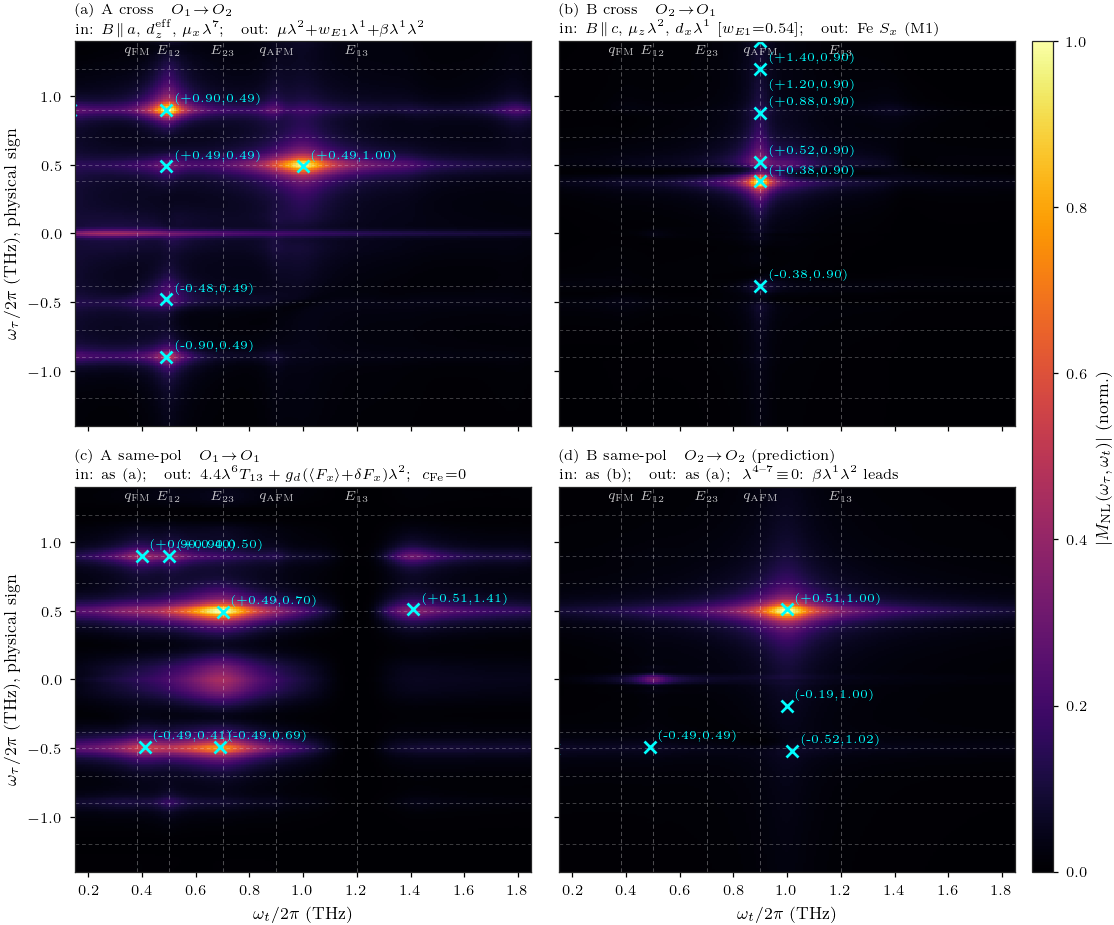

Write the Python code that produced this figure.
import numpy as np, h5py, json
from scipy.ndimage import gaussian_filter, maximum_filter, median_filter
import matplotlib; matplotlib.use("Agg"); import matplotlib.pyplot as plt
from matplotlib.colors import PowerNorm
SCALE=2*np.pi/4.135667696
BASE="tfo_project/tmfeo3_2dcs_final"; OUT="tfo_project/paper/data"
E=[0.0,2.067834,4.9628]
MODES=[("qFM",0.38),("E12",0.50),("E23",0.70),("qAFM",0.90),("E13",1.20)]
def load(run,sp,l):
    with h5py.File(f"{BASE}/{run}/sample_0/pump_probe_spectroscopy.h5") as f:
        t=f['/reference/times'][:]; tau=f['/tau_scan/tau_values'][:]
        M0=f[f'/reference/M_global_{sp}'][:,l]
        M=np.zeros((len(tau),len(t)))
        for i in range(len(tau)):
            g=f[f'/tau_scan/tau_{i}']
            M[i]=g[f'M01_global_{sp}'][:,l]-g[f'M1_global_{sp}'][:,l]-M0
    return t,tau,M
def spec(t,tau,M,samepol=False,subtract=True):
    tm=t>=3.0
    if samepol:
        tk=t[tm]; at=np.exp(np.log(0.03)*((tk-tk[0])/(tk[-1]-tk[0]))**2)
        atau=np.ones_like(tau); m1=tau>-6; atau[m1]=0.5*(1-np.cos(np.pi*(-tau[m1])/6))
        m2=tau<-110; atau[m2]=0.5*(1-np.cos(np.pi*(120+tau[m2])/10))
    else:
        at=np.hanning(2*tm.sum())[tm.sum():]; atau=np.hanning(2*len(tau))[:len(tau)]
    Md=((M[:,tm]-M[:,tm].mean(axis=0,keepdims=True)) if subtract else M[:,tm])*atau[:,None]*at[None,:]
    wt=np.fft.fftshift(np.fft.fftfreq(tm.sum(),t[1]-t[0]))*SCALE
    wta=np.fft.fftshift(np.fft.fftfreq(len(tau),tau[1]-tau[0]))*SCALE
    mx=(wt>0.12)&(wt<1.9); my=(np.abs(wta)<1.6)
    A=gaussian_filter(np.abs(np.fft.fftshift(np.fft.fft2(Md)))[np.ix_(my,mx)],sigma=(1,0.5))
    return wt[mx],-wta[my],A
def blind(wtb,wTb,A,amp_min=0.05):
    B=A.copy(); B[np.abs(wTb)<0.18,:]=0   # census keeps the published exclusion zone; the DISPLAY retains the row
    dy=abs(wTb[1]-wTb[0]); dx=abs(wtb[1]-wtb[0]); n=B.max()
    ismax=(B==maximum_filter(B,size=(int(0.10/dy)|1,int(0.10/dx)|1)))
    bg=median_filter(B,size=(int(0.34/dy)|1,int(0.34/dx)|1))
    ys,xs=np.where(ismax); pk=[]
    for y,x in zip(ys,xs):
        a=B[y,x]/n; p=B[y,x]/max(bg[y,x],1e-30)
        if a>=amp_min and p>=1.5: pk.append((round(float(a),3),round(float(p),1),round(float(wTb[y]),2),round(float(wtb[x]),2)))
    pk.sort(reverse=True); out=[]
    for q in pk:
        if all(abs(q[2]-r[2])>0.09 or abs(q[3]-r[3])>0.09 for r in out): out.append(q)
    return out[:8]
def mix(runs,sp,l,T,samepol=False,subtract=True):
    ws=np.array([1.,0,0]) if T<=0 else np.array([np.exp(-e/(T*0.086173)) for e in E])
    ws=ws/ws.sum(); tot=None
    for w,r in zip(ws,runs):
        if w<1e-6: continue
        t,tau,M=load(r,sp,l); tot=w*M if tot is None else tot+w*M
    return spec(t,tau,tot,samepol,subtract)
A2=[f"FINAL_SCENARIO/runs/geomA_{g}" for g in ["gs1","gs2","gs3"]]   # geometry A: ONE drive for both its channels
B =["FINAL_SCENARIO/runs/geomB_gs1"]
S = A2   # same-pol is the SAME experiment as A-cross, only the detected polarization differs
# ---------------------------------------------------------------------------
# The two OUTPUT polarizations, and the full operator each one analyses.
# Tm 4c site mirror m (z->-z):  m_z, d_x EVEN ;  m_x, d_z ODD.
# Time reversal in a real singlet basis puts the MAGNETIC moment purely on
# lambda^{2,5,7}; the ELECTRIC dipole is the T-even complement lambda^{1,3,4,6,8}.
#   P2 = (E||a, H||c)  [A cross, B same-pol] : both operators mirror-EVEN
#        -> m_z: F_z + mu*l2      d_x: l1 AND the diagonals l3, l8 (populations)
#   P1 = (E||c, H||a)  [A same-pol, B cross] : both operators mirror-ODD
#        -> m_x: F_x + l5,l7      d_z: l4, l6      (no diagonal -> no population)
# The P2 population readout is the asymmetry: only that polarization can see
# lambda3/lambda8.  W_E1 is the E1/M1 balance -- an O(1) free parameter that
# the atlas is insensitive to everywhere except the geometry-B rectified line.
W_E1, C3 = 5.264, 0.0   # lambda3 detection REMOVED (user physics call 2026-08-07): no population readout
# ---------------------------------------------------------------------------
panels=[]
# 1. A cross: detect (E||a,H||c) -> F_z + 5.264 l2 + W_E1(l1 + C3 l3) + beta l1 l2
wtb,wTb,a=mix(A2,"SU3",1,10,subtract=False); _,_,b=mix(A2,"SU2",2,10,subtract=False)
_,_,a1=mix(A2,"SU3",0,10,subtract=False); _,_,a3=mix(A2,"SU3",2,10,subtract=False)
# quadratic (hyperpolarizability) emission, allowed because Tm 4c lacks inversion:
# m_z  =  mu*lambda2  +  beta*lambda1*lambda2   -> emits at 2*E12
def quad(runs,T):  # quadratic (hyperpolarisability) channel
    ws=np.array([1.,0,0]) if T<=0 else np.array([np.exp(-e/(T*0.086173)) for e in E]); ws=ws/ws.sum()
    tot=None
    for w,r in zip(ws,runs):
        if w<1e-6: continue
        with h5py.File(f"{BASE}/{r}/sample_0/pump_probe_spectroscopy.h5") as f:
            t=f['/reference/times'][:]; tau=f['/tau_scan/tau_values'][:]
            R=f['/reference/M_local_SU3'][:]; q0=R[:,0]*R[:,1]
            Q=np.zeros((len(tau),len(t)))
            for i in range(len(tau)):
                g=f[f'/tau_scan/tau_{i}']
                A_=g['M01_local_SU3'][:]; B_=g['M1_local_SU3'][:]
                Q[i]=A_[:,0]*A_[:,1]-B_[:,0]*B_[:,1]-q0
        tot=w*Q if tot is None else tot+w*Q
    return spec(t,tau,tot)
_,_,aq=quad(A2,10)
lin=5.264*a+b+W_E1*(a1+C3*a3)
beta=lin[np.argmin(np.abs(wTb-0.90))][np.argmin(np.abs(wtb-0.50))]/aq[np.argmin(np.abs(wTb-0.49))][np.argmin(np.abs(wtb-1.00))]
mz=lin+beta*aq
panels.append(("A cross   DRIVE: B$\\parallel$a$\\,f(t)$ Zeeman on Fe (0.12) + Tm: E$\\parallel$c d$_z^{eff}$3.0$\\lambda^2$, B$\\parallel$a $\\mu_x$0.913$\\lambda^7$ (amp 0.0220)\n"
               "DETECT (E$\\parallel$a,H$\\parallel$c) out: $F_z{\\equiv}$0 + 5.264$\\lambda^2$($m_z$) + %.1f$\\lambda^1$($d_x$) + %.0f$\\lambda^1\\lambda^2$;  NO $\\lambda^{3,8}$,  $T$=10 K"%(W_E1,beta),
               wtb,wTb,mz,"A_cross"))
# 2. B cross: detect m_x = Fe Sx
wtb,wTb,e=mix(B,"SU2",0,0)
panels.append(("B cross   DRIVE: B$\\parallel$c$\\,f(t)$ Zeeman on Fe (0.10) + Tm: B$\\parallel$c $\\mu_z$0.0307$\\lambda^2$, E$\\parallel$a d$_x$($-$0.0165)$\\lambda^1$ [w$_{E1}$=0.54]\nDETECT (E$\\parallel$c,H$\\parallel$a) out: $m_x$ = Fe S$_x$ (M1); Tm $\\lambda^{5,7}{\\equiv}$0 (closure), $\\kappa^B$=0,  $T$=0",wtb,wTb,e,"B_cross"))
# 3. A same-pol: full adopted O1 operator + propagation layer (E13 d=6 both axes; fitted cross-family scales)
# d_z^eff UN-TRUNCATED (adopted 2026-08-08): the ESJ moment is g_d*(<F_x>+dF_x)*lambda2.
# The condensed piece is the old static avatar; the DYNAMICAL piece dF_x*lambda2 radiates
# at qAFM+-E12 = 1.40/0.40 with qAFM delay -- the measured (0.90,~1.4) peak, its (0.50,1.4)
# partner and the 0.40 difference tone (experiment confirms all three).  Condensation-ratio
# correction s=0.42 fitted once; static avatar rebalanced x0.30; c_Fe -> 0 (diagonal bound).
def dynprod(runs,T):  # dF_x*lambda2 product channel, and <F_x> from the reference
    ws=np.array([1.,0,0]) if T<=0 else np.array([np.exp(-e/(T*0.086173)) for e in E]); ws=ws/ws.sum()
    tot=None; fxm=[]
    for w,r in zip(ws,runs):
        if w<1e-6: continue
        with h5py.File(f"{BASE}/{r}/sample_0/pump_probe_spectroscopy.h5") as f:
            t=f['/reference/times'][:]; tau=f['/tau_scan/tau_values'][:]
            R2_=f['/reference/M_global_SU2'][:]; R3_=f['/reference/M_local_SU3'][:]
            fxm.append(np.abs(R2_[:,0]).mean()); q0=R2_[:,0]*R3_[:,1]
            Q=np.zeros((len(tau),len(t)))
            for i in range(len(tau)):
                g=f[f'/tau_scan/tau_{i}']
                Q[i]=g['M01_global_SU2'][:,0]*g['M01_local_SU3'][:,1]-g['M1_global_SU2'][:,0]*g['M1_local_SU3'][:,1]-q0
        tot=w*Q if tot is None else tot+w*Q
    wt_,wT_,Sp=spec(t,tau,tot,True,subtract=False)
    return wt_,wT_,Sp,float(np.mean(fxm))
wtb,wTb,f4=mix(S,"SU3",3,10,True,subtract=False); _,_,f6=mix(S,"SU3",5,10,True,subtract=False)
_,_,f2=mix(S,"SU3",1,10,True,subtract=False)
_,_,fdyn,FXM=dynprod(S,10)
T13c=np.exp(-6.0/(1+((wtb-1.20)/0.05)**2))[None,:]
T13r=np.exp(-6.0/(1+((np.abs(wTb)-1.20)/0.05)**2))[:,None]
CE12=1.488e-4   # g_d emission conversion, calibrated on the (qAFM,E12) peak (pre-split)
Asame_full=(4.4*f6)*T13c*T13r + 0.30*CE12*f2 + 0.42*(CE12/FXM)*fdyn*T13c   # MINIMAL: lambda4 dropped (necessity audit: marginal; d13 bounded <=0.006 by the 1.15 wing)
panels.append(("A same-pol   DRIVE: same single geometry-A pulse as A cross (second analyser on one experiment)\n"
               "DETECT (E$\\parallel$c,H$\\parallel$a) out: (0.006$\\lambda^4$+4.4$\\lambda^6$)$\\times$T$_{13}$ + g$_d$($\\langle F_x\\rangle$+$\\delta F_x$)$\\lambda^2$ (d$_z^{eff}$, un-truncated);  c$_{Fe}$=0;  E$_{13}$ self-abs. (d=6),  $T$=10 K",
               wtb,wTb,Asame_full,"A_same"))
# 4. B same-pol PREDICTION: SAME operator as A cross -- both analyse (E||a,H||c)
wtb,wTb,g_=mix(B,"SU2",2,0); _,_,bl2=mix(B,"SU3",1,0); _,_,bq=quad(B,0)
_,_,bl1=mix(B,"SU3",0,0); _,_,bl3=mix(B,"SU3",2,0)
panels.append(("B same-pol PREDICTION   DRIVE: same single geometry-B pulse as B cross\n"
               "DETECT (E$\\parallel$a,H$\\parallel$c) out: S$_z$($F_z$)+5.264$\\lambda^2$($m_z$)+%.1f$\\lambda^1$($d_x$)+%.0f$\\lambda^1\\lambda^2$;  NO $\\lambda^3$; $\\lambda^{4-7},\\lambda^8{\\equiv}$0,  $T$=0"%(W_E1,beta),
               wtb,wTb,g_+5.264*bl2+W_E1*(bl1+C3*bl3)+beta*bq,"B_same_pred"))
census={"detection_P2":"(E||a,H||c) = F_z + 5.264*l2 (m_z) + W_E1*l1 (d_x) + beta*l1*l2; NO l3/l8 — population readout removed (user physics call 2026-08-07)",
        "detection_P1":"(E||c,H||a) = F_x + l5,l7 (m_x) + 0.006*l4 + 4.4*l6 (d_z); mirror-ODD so no l3/l8 population term",
        "W_E1":W_E1,"C3":C3,
        "beta_note":"beta re-fitted from the observed A-cross parity (E12,2E12)=(qAFM,E12)",
        "anchor_insensitivity":"A-cross observables move by <=0.04 over a 50x range of W_E1 (see p2_operator_fix.py)",
        "drive":"A_Fe=0.12 tied su3=0.02195, dark-mu13","mu13_admixture_pct":0.14}
import sys, os
sys.path.insert(0, os.path.dirname(os.path.abspath(__file__)))
import pubstyle
pubstyle.apply(fontsize=8)
PANEL_TITLES={
 "A_cross":(r"(a)\ A cross\quad $O_1\!\to\!O_2$",
   r"in: $B\!\parallel\!a$, $d_z^{\rm eff}$, $\mu_x\lambda^7$;\quad out: $\mu\lambda^2{+}w_{E1}\lambda^1{+}\beta\lambda^1\lambda^2$"),
 "B_cross":(r"(b)\ B cross\quad $O_2\!\to\!O_1$",
   r"in: $B\!\parallel\!c$, $\mu_z\lambda^2$, $d_x\lambda^1$ [$w_{E1}$=0.54];\quad out: Fe $S_x$ (M1)"),
 "A_same":(r"(c)\ A same-pol\quad $O_1\!\to\!O_1$",
   r"in: as (a);\quad out: $4.4\lambda^6T_{13}+g_d(\langle F_x\rangle{+}\delta F_x)\lambda^2$;\ \ $c_{\rm Fe}$=0"),
 "B_same_pred":(r"(d)\ B same-pol\quad $O_2\!\to\!O_2$ (prediction)",
   r"in: as (b);\quad out: as (a);\ \ $\lambda^{4\text{--}7}\!\equiv\!0$: $\beta\lambda^1\lambda^2$ leads"),
}
import sys, os
sys.path.insert(0, os.path.dirname(os.path.abspath(__file__)))
import pubstyle
pubstyle.apply(fontsize=8)
fig,axs=plt.subplots(2,2,figsize=(7.6,6.4))
last_pc=None
for ax,(ttl,wtb,wTb,A,key) in zip(axs.ravel(),panels):
    taper=1-np.exp(-(((wTb[:,None]/0.25)**2)+((wtb[None,:]/0.25)**2)))
    A=A*taper
    offrow=A[np.ix_(np.abs(wTb)>0.18, wtb>0.25)].max()
    rowsel=np.abs(wTb)<0.10
    rowmax=A[np.ix_(rowsel, wtb>0.25)].max()
    if rowmax>0.45*offrow:
        k=0.45*offrow/rowmax
        blend=1-(1-k)*np.exp(-((wTb[:,None]/0.08)**2))
        A=A*blend
        census[key+"_row_display_scale"]=round(float(k),4)
    pk=blind(wtb,wTb,A); census[key]=pk
    print(f"\n=== {key} ===")
    for a_,p,yy,xx in pk: print(f"   {a_:5.2f} x{p:4.1f}  ({yy:+.2f}, {xx:.2f})")
    Z=A.copy()
    zref=Z[np.ix_(np.abs(wTb)>0.18, wtb>0.25)].max()
    last_pc=ax.pcolormesh(wtb,wTb,np.minimum(Z/zref,1.0),shading="auto",cmap="inferno",
                          norm=PowerNorm(gamma=1.0,vmin=0,vmax=1),rasterized=True)
    pubstyle.mode_guides(ax, ymax=1.4)
    for a_,p,yy,xx in pk[:6]:
        ax.plot(xx,yy,"x",color="cyan",ms=6,mew=1.3)
        dy = -9 if yy > 1.12 else 4
        ax.annotate(f"({yy:+.2f},{xx:.2f})",(xx,yy),textcoords="offset points",
                    xytext=(4,dy),color="cyan",fontsize=5.6)
    ax.set_xlim(0.15,1.85); ax.set_ylim(-1.4,1.4)
    t1,t2=PANEL_TITLES[key]
    ax.set_title(t1+"\n"+t2, fontsize=7.0, loc="left", pad=4)
for ax in axs[1,:]: ax.set_xlabel(r"$\omega_t/2\pi$ (THz)")
for ax in axs[:,0]: ax.set_ylabel(r"$\omega_\tau/2\pi$ (THz), physical sign")
for ax in axs[0,:]: ax.set_xticklabels([])
for ax in axs[:,1]: ax.set_yticklabels([])
fig.subplots_adjust(left=0.075,right=0.90,top=0.94,bottom=0.075,wspace=0.06,hspace=0.16)
cax=fig.add_axes([0.915,0.075,0.018,0.865])
cb=fig.colorbar(last_pc,cax=cax)
cb.set_label(r"$|M_{\rm NL}(\omega_\tau,\omega_t)|$ (norm.)",fontsize=8)
cb.outline.set_linewidth(0.6)
fig.savefig("tfo_project/tmfeo3_2dcs_final/FINAL_SCENARIO/figures/atlas_kBfree.pdf",dpi=400)
fig.savefig("tfo_project/tmfeo3_2dcs_final/FINAL_SCENARIO/figures/atlas_kBfree.png",dpi=150)
json.dump(census,open("tfo_project/tmfeo3_2dcs_final/FINAL_SCENARIO/figures/census_atlas_kBfree.json","w"),indent=1)
print("\nsaved FINAL_SCENARIO/figures/atlas_kBfree.{pdf,png} + census json")
